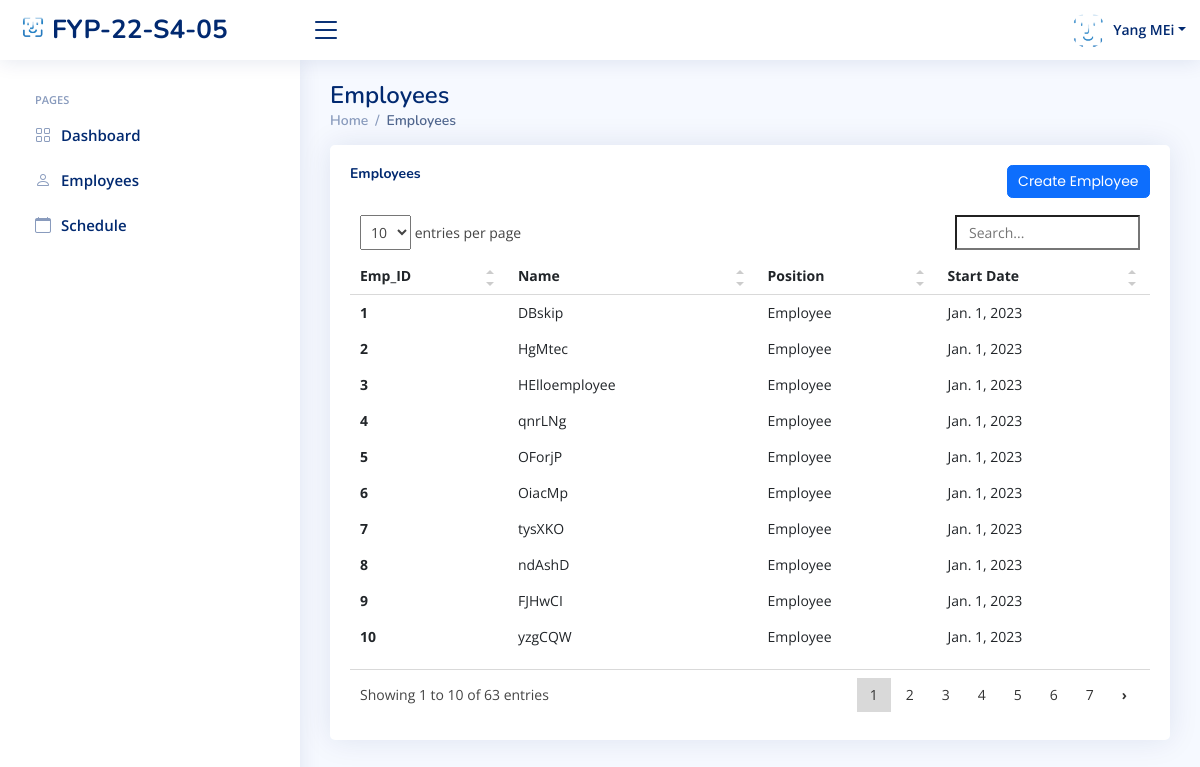
Before: /sys_admin/view_employees/ (signed in) with the older database file.
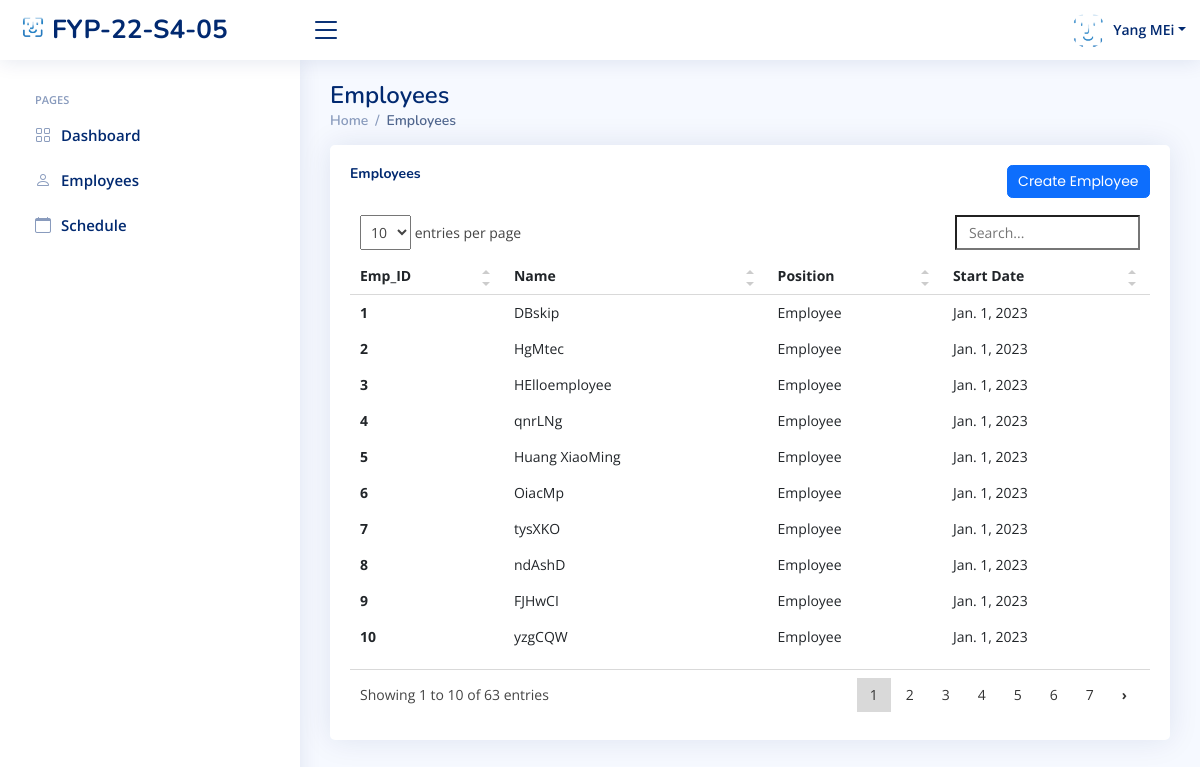
After: the same page with the newer database file.
### index/models.py (models this page shows, shortened)
class Employee(models.Model):
	Employee_ID = models.IntegerField(primary_key=True)
	Full_Name = models.CharField(max_length=100)
	Job_Title = models.CharField(max_length=100)
	Phone_Number = models.CharField(max_length=100)
	salt = models.CharField(max_length=50, null=True)
	Email_Address = models.EmailField()
	Role = models.ForeignKey(Role, on_delete=models.CASCADE)
	Profile_Image = models.ImageField(null=True,blank=True, upload_to='profile_pics/')
	Password = models.CharField(max_length=256)
	Start_Date = models.DateField(auto_now_add=True)

class Role(models.Model):
	Role_ID = models.IntegerField(primary_key=True)
	Role_Name = models.CharField(max_length=100)

### index/views/sys_admin.py (the view)
# urls.py: path('sys_admin/view_employees/', sys_admin.sys_admin_view_employees, name='sys_admin_view_employees'),
def sys_admin_view_employees(request):
	currentEmployee = Employee.objects.get(Employee_ID=request.session['Employee_ID'])
	Title ='Admin View Employees Page'
	allEmployees = Employee.objects.all()
	context={
		'Employee_ID' : currentEmployee.Employee_ID,
		'Full_Name' : currentEmployee.Full_Name,
		'Role' : currentEmployee.Role.Role_Name,
		'PFP' : currentEmployee.Profile_Image.url,
		'Employees' : allEmployees,
		'title': Title,
	}
	return render(request, 'sys_admin/sys_admin_view_employees.html', context)

### templates/sys_admin/sys_admin_view_employees.html (shortened to what this page needs)
{% extends "index/base.html" %}
{% load static %}
{% block content %}
{% include 'sys_admin/sys_admin_base.html' %}
  <main id="main" class="main">
    <div class="pagetitle">
      <h1>Employees</h1>
      <nav>
        <ol class="breadcrumb">
          <li class="breadcrumb-item"><a href="{% url 'sys_admin_home' %}">Home</a></li>
          <li class="breadcrumb-item active">Employees</li>
        </ol>
      </nav>
    </div>
    <section class="section">
      <div class="row">
        <div class="col-lg-12">
          <div class="card recent-sales overflow-auto">
            <div class="card-body">
              <div class="col-lg-12 align-items-center justify-content-center card-title">
                <h5 class="float-start"><b>Employees</b></h5>
                <a href="{% url 'sys_admin_create_user' %}" class="btn btn-primary float-end">Create Employee</a>
                <br>
              </div>
              <table class="table table-borderless table-hover datatable">
                <thead>
                  <tr>
                    <th scope="col">Emp_ID</th>
                    <th scope="col">Name</th>
                    <th scope="col">Position</th>
                    <th scope="col">Start Date</th>
                  </tr>
                </thead>
                <tbody>
                  {% for employee in Employees %}
                    <tr class="tr" onclick='setGetParameter( "{{ employee.Employee_ID}} ")'>
                      <th scope="row">{{ employee.Employee_ID }}</th>
                      <td>{{ employee.Full_Name }}</td>
                      <td>{{ employee.Role.Role_Name }}</td>
                      <td>{{ employee.Start_Date }}</td>
                    </tr>
                  {% endfor %}
                </tbody>
              </table>
            </div>
          </div>
        </div>
      </div>
    </section>
  </main>
{% endblock content %}

### templates/index/base.html (shortened to what this page needs)
{% load static %}
<!DOCTYPE html>
<html lang="en">
<head>
  <link href="{% static 'assets/vendor/bootstrap/css/bootstrap.min.css' %}" rel="stylesheet">
  <link href="{% static 'assets/vendor/bootstrap-icons/bootstrap-icons.css' %}" rel="stylesheet">
  <link href="{% static 'assets/vendor/boxicons/css/boxicons.min.css' %}" rel="stylesheet">
  <link href="{% static 'assets/vendor/quill/quill.snow.css' %}" rel="stylesheet">
  <link href="{% static 'assets/vendor/quill/quill.bubble.css' %}" rel="stylesheet">
  <link href="{% static 'assets/vendor/remixicon/remixicon.css' %}" rel="stylesheet">
  <link href="{% static 'assets/vendor/simple-datatables/style.css' %}" rel="stylesheet">
  <link href="https://cdnjs.cloudflare.com/ajax/libs/font-awesome/6.2.0/css/all.min.css" rel="stylesheet">
  <link href="{% static 'assets/vendor/fullcalender/css/fullcalendar.print.min.css' %}" rel='stylesheet' media='print' />
  <link href="{% static 'assets/vendor/fullcalender/css/fullcalendar.min.css' %}" rel="stylesheet" />
  <link href="{% static 'assets/vendor/semantic/semantic.min.css' %}" rel="stylesheet" />
</head>
<body>
  {% block content %}{% endblock content %}
 <link href="{% static 'assets/css/style.css' %}" rel="stylesheet">
</body>
</html>

### templates/sys_admin/sys_admin_base.html (shortened to what this page needs)
{% load static %}
  <header id="header" class="header fixed-top d-flex align-items-center">
    <div class="d-flex align-items-center justify-content-between">
      <a href="{% url 'sys_admin_home' %}" class="logo d-flex align-items-center">
        <img src="{% static 'assets/img/logo.png' %}" alt="">
        <span class="d-none d-lg-block">FYP-22-S4-05</span>
      </a>
      <i class="bi bi-list toggle-sidebar-btn"></i>
    </div>
    <nav class="header-nav ms-auto">
      <ul class="d-flex align-items-center">
        <li class="nav-item dropdown pe-3">
          <a class="nav-link nav-profile d-flex align-items-center pe-0" href="#" data-bs-toggle="dropdown">
            <img src="{{ PFP }}" alt="Profile" class="rounded-circle"  height="35" width="35">
            <span class="d-none d-md-block dropdown-toggle ps-2">{{ Full_Name }}</span>
          </a>
        </li>
      </ul>
    </nav>
  </header>
  <aside id="sidebar" class="sidebar">
    <ul class="sidebar-nav" id="sidebar-nav">
      <li class="nav-heading">Pages</li>
      <li class="nav-item">
        <a class="nav-link collapsed" href="{% url 'sys_admin_home' %}">
          <i class="bi bi-grid"></i>
          <span>Dashboard</span>
        </a>
      </li>
      <li class="nav-item">
        <a class="nav-link collapsed" href="{% url 'sys_admin_view_employees' %}">
          <i class="bi bi-person"></i>
          <span>Employees</span>
        </a>
      </li>
      <li class="nav-item">
        <a class="nav-link collapsed" href="{% url 'sys_admin_schedule' %}">
          <i class="bi bi-calendar"></i>
          <span>Schedule</span>
        </a>
      </li>
  </aside>

### static/assets/css/style.css (style rules this page uses)
:root { scroll-behavior: smooth; }
body { font-family: "Open Sans", sans-serif; background: #f6f9ff; color: #444444; }
a { color: #4154f1; text-decoration: none; }
h1, h2, h3, h4, h5, h6 { font-family: "Nunito", sans-serif; }
#main { margin-top: 60px; padding: 20px 30px; transition: all 0.3s; }
.pagetitle { margin-bottom: 10px; }
.pagetitle h1 { font-size: 24px; margin-bottom: 0; font-weight: 600; color: #012970; }
.card { margin-bottom: 30px; border: none; border-radius: 5px; box-shadow: 0px 0 30px rgba(1, 41, 112, 0.1); }
.card-title { padding: 20px 0 15px 0; font-size: 18px; font-weight: 500; color: #012970; font-family: "Poppins", sans-serif; }
.card-body { padding: 0 20px 20px 20px; }
.breadcrumb { font-size: 14px; font-family: "Nunito", sans-serif; color: #899bbd; font-weight: 600; }
.breadcrumb a { color: #899bbd; transition: 0.3s; }
.breadcrumb .breadcrumb-item::before { color: #899bbd; }
.breadcrumb .active { color: #51678f; font-weight: 600; }
.logo { line-height: 1; }
@media (min-width: 1200px) { .logo { width: 280px; } }
.logo img { max-height: 26px; margin-right: 6px; }
.logo span { font-size: 26px; font-weight: 700; color: #012970; font-family: "Nunito", sans-serif; }
.header { transition: all 0.5s; z-index: 997; height: 60px; box-shadow: 0px 2px 20px rgba(1, 41, 112, 0.1); background-color: #fff; padding-left: 20px; }
.header .toggle-sidebar-btn { font-size: 32px; padding-left: 10px; cursor: pointer; color: #012970; }
.header-nav ul { list-style: none; }
.header-nav>ul { margin: 0; padding: 0; }
.header-nav .nav-profile { color: #012970; }
.header-nav .nav-profile img { max-height: 36px; }
.header-nav .nav-profile span { font-size: 14px; font-weight: 600; }
.sidebar { position: fixed; top: 60px; left: 0; bottom: 0; width: 300px; z-index: 996; transition: all 0.3s; padding: 20px; overflow-y: auto; scrollbar-width: thin; scrollbar-color: #aab7cf transparent; box-shadow: 0px 0px 20px rgba(1, 41, 112, 0.1); background-color: #fff; }
@media (min-width: 1200px) { #main, #footer { margin-left: 300px; } }
.sidebar-nav { padding: 0; margin: 0; list-style: none; }
.sidebar-nav li { padding: 0; margin: 0; list-style: none; }
.sidebar-nav .nav-item { margin-bottom: 5px; }
.sidebar-nav .nav-heading { font-size: 11px; text-transform: uppercase; color: #899bbd; font-weight: 600; margin: 10px 0 5px 15px; }
.sidebar-nav .nav-link { display: flex; align-items: center; font-size: 15px; font-weight: 600; color: #4154f1; transition: 0.3; background: #f6f9ff; padding: 10px 15px; border-radius: 4px; }
.sidebar-nav .nav-link i { font-size: 16px; margin-right: 10px; color: #4154f1; }
.sidebar-nav .nav-link.collapsed { color: #012970; background: #fff; }
.sidebar-nav .nav-link.collapsed i { color: #899bbd; }

Changed rows visible on the page:
changed Employee id 5: Full_Name "OForjP" → "Huang XiaoMing"
